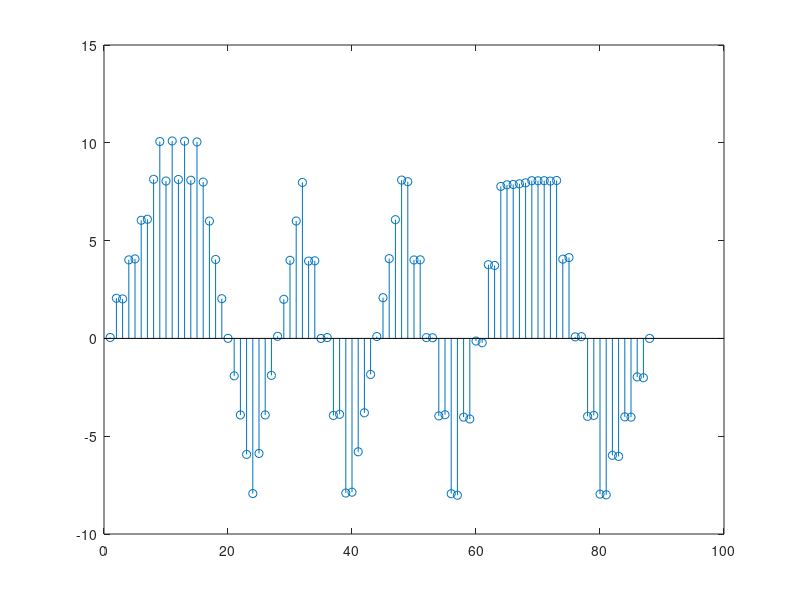
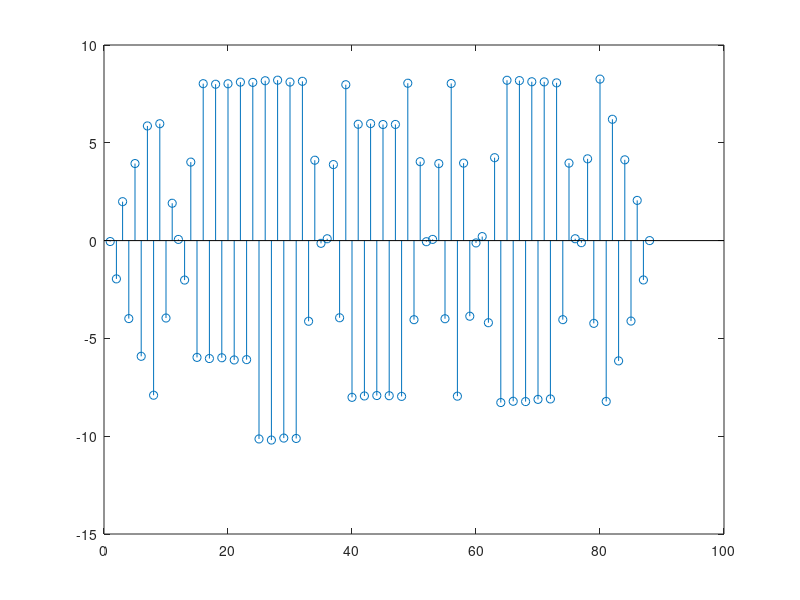

These charts were generated, in order, by the following MATLAB code: (Note: this script raises an error after producing the figures.)
close all

Nbits = 10;

bits1 = randi([0 1], 1, Nbits);
bits2 = randi([0 1], 1, Nbits);

sign1 = bits1 * 2 - 1;
sign2 = bits2 * 2 - 1;

code1 = [1 1 1 1 1 1 1 1];
code2 = [1 -1 1 -1 1 -1 1 -1];
%code2 = [1 -1 -1 1 -1 1 1 -1];

l = length(code1);

out1 = [];
out2 = [];

for i=1:Nbits
    out1 = [out1 code1*sign1(i)];
    out2 = [out2 code2*sign2(i)];
end

out = out1+out2;

SNR = 30;

in = awgn(out, SNR);

in = [zeros(1,l) in zeros(1,l)];

r1 = [];
r2 = [];

for j=1:(Nbits+1)*l
    
    sum1 = 0;
    sum2 = 0;
    
    for i=1:l
        sum1 = sum1 + in(j+i)*code1(i);
        sum2 = sum2 + in(j+i)*code2(i);
    end
    
    r1 = [r1 sum1];
    r2 = [r2 sum2];
end

x = zeros(1, (Nbits+1)*l);
for i=1:(Nbits+1)*l
    x(i)=i;
end

figure
stem(x,r1)
figure
stem(x,r2)

data1 = [];
data2 = [];

for i=1:length(r1)
    if r1(i) > 5
        data1 = [data1 1];
    elseif r1(i) < -5
        data1 = [data1 0];
    end
end

for i=1:length(r2)
    if r2(i) > 5
        data2 = [data2 1];
    elseif r2(i) < -5
        data2 = [data2 0];
    end
end

er1 = 0;
er_xor1 = xor(bits1, data1);

er2 = 0;
er_xor2 = xor(bits2, data2);

for i=1:length(bits1)
    er1 = er1 + er_xor1(i);
    er2 = er2 + er_xor2(i);
end

er1
er2